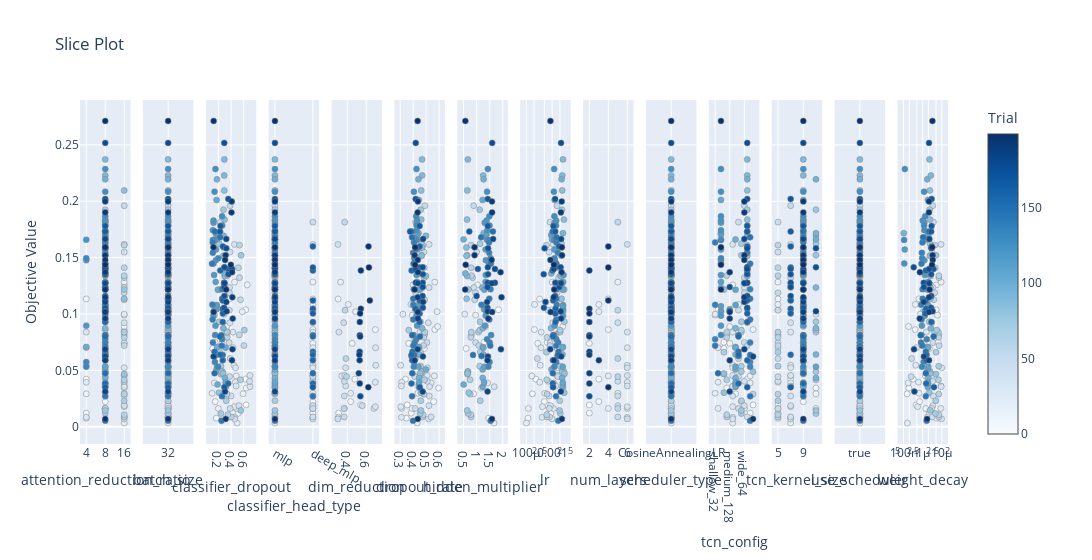

Notebook code cell kept with this figure:
### Code cell
optuna.visualization.plot_slice(study)

### Figure 1 — Plotly figure (JSON) as saved in the notebook; plotly's stock layout.template omitted (floating-point values rounded to 4 significant figures; data arrays with more than 128 entries replaced by an {"elided": "..."} marker saying what was removed)
{"data": [{"marker": {"color": {"elided": "200 int values"}, "colorbar": {"title": {"text": "Trial"}, "x": 1, "xpad": 40}, "colorscale": [[0, "rgb(247,251,255)"], [0.125, "rgb(222,235,247)"], [0.25, "rgb(198,219,239)"], [0.375, "rgb(158,202,225)"], [0.5, "rgb(107,174,214)"], [0.625, "rgb(66,146,198)"], [0.75, "rgb(33,113,181)"], [0.875, "rgb(8,81,156)"], [1, "rgb(8,48,107)"]], "line": {"color": "Grey", "width": 0.5}, "showscale": true}, "mode": "markers", "name": "Feasible Trial", "showlegend": false, "type": "scatter", "x": {"elided": "200 int values"}, "xaxis": "x", "y": {"elided": "200 float values"}, "yaxis": "y"}, {"marker": {"color": {"elided": "200 int values"}, "colorbar": {"title": {"text": "Trial"}, "x": 1, "xpad": 40}, "colorscale": [[0, "rgb(247,251,255)"], [0.125, "rgb(222,235,247)"], [0.25, "rgb(198,219,239)"], [0.375, "rgb(158,202,225)"], [0.5, "rgb(107,174,214)"], [0.625, "rgb(66,146,198)"], [0.75, "rgb(33,113,181)"], [0.875, "rgb(8,81,156)"], [1, "rgb(8,48,107)"]], "line": {"color": "Grey", "width": 0.5}, "showscale": false}, "mode": "markers", "name": "Feasible Trial", "showlegend": false, "type": "scatter", "x": {"elided": "200 int values"}, "xaxis": "x2", "y": {"elided": "200 float values"}, "yaxis": "y2"}, {"marker": {"color": {"elided": "200 int values"}, "colorbar": {"title": {"text": "Trial"}, "x": 1, "xpad": 40}, "colorscale": [[0, "rgb(247,251,255)"], [0.125, "rgb(222,235,247)"], [0.25, "rgb(198,219,239)"], [0.375, "rgb(158,202,225)"], [0.5, "rgb(107,174,214)"], [0.625, "rgb(66,146,198)"], [0.75, "rgb(33,113,181)"], [0.875, "rgb(8,81,156)"], [1, "rgb(8,48,107)"]], "line": {"color": "Grey", "width": 0.5}, "showscale": false}, "mode": "markers", "name": "Feasible Trial", "showlegend": false, "type": "scatter", "x": {"elided": "200 float values"}, "xaxis": "x3", "y": {"elided": "200 float values"}, "yaxis": "y3"}, {"marker": {"color": {"elided": "200 int values"}, "colorbar": {"title": {"text": "Trial"}, "x": 1, "xpad": 40}, "colorscale": [[0, "rgb(247,251,255)"], [0.125, "rgb(222,235,247)"], [0.25, "rgb(198,219,239)"], [0.375, "rgb(158,202,225)"], [0.5, "rgb(107,174,214)"], [0.625, "rgb(66,146,198)"], [0.75, "rgb(33,113,181)"], [0.875, "rgb(8,81,156)"], [1, "rgb(8,48,107)"]], "line": {"color": "Grey", "width": 0.5}, "showscale": false}, "mode": "markers", "name": "Feasible Trial", "showlegend": false, "type": "scatter", "x": {"elided": "200 str values"}, "xaxis": "x4", "y": {"elided": "200 float values"}, "yaxis": "y4"}, {"marker": {"color": [1, 2, 6, 7, 9, 10, 11, 16, 17, 18, 19, 20, 21, 25, 26, 27, 28, 29, 30, 31, 32, 33, 34, 36, 37, 38, 39, 40, 41, 42, 46, 47, 48, 49, 50, 145, 150, 151, 152, 153, 154, 155, 156, 157, 158, 159, 160, 161, 162, 163, 164], "colorbar": {"title": {"text": "Trial"}, "x": 1, "xpad": 40}, "colorscale": [[0, "rgb(247,251,255)"], [0.125, "rgb(222,235,247)"], [0.25, "rgb(198,219,239)"], [0.375, "rgb(158,202,225)"], [0.5, "rgb(107,174,214)"], [0.625, "rgb(66,146,198)"], [0.75, "rgb(33,113,181)"], [0.875, "rgb(8,81,156)"], [1, "rgb(8,48,107)"]], "line": {"color": "Grey", "width": 0.5}, "showscale": false}, "mode": "markers", "name": "Feasible Trial", "showlegend": false, "type": "scatter", "x": [0.5407, 0.4795, 0.4349, 0.3087, 0.3028, 0.6958, 0.4501, 0.329, 0.3705, 0.4106, 0.4852, 0.3416, 0.435, 0.6811, 0.6949, 0.6975, 0.6998, 0.6953, 0.3051, 0.3118, 0.3834, 0.383, 0.3726, 0.3017, 0.3, 0.3619, 0.3688, 0.558, 0.3691, 0.3677, 0.3727, 0.3664, 0.3765, 0.3856, 0.3924, 0.5373, 0.5306, 0.521, 0.5317, 0.5355, 0.5315, 0.5268, 0.5301, 0.5318, 0.5431, 0.5425, 0.5352, 0.6373, 0.6235, 0.6211, 0.6281], "xaxis": "x5", "y": [0.01931, 0.04221, 0.02226, 0.01207, 0.1134, 0.08619, 0.07388, 0.1283, 0.01618, 0.1085, 0.102, 0.04503, 0.02965, 0.01621, 0.03947, 0.07009, 0.05454, 0.01776, 0.008317, 0.08389, 0.03615, 0.05229, 0.04544, 0.1617, 0.006914, 0.09225, 0.02727, 0.01868, 0.04027, 0.008652, 0.1815, 0.01618, 0.1033, 0.06046, 0.04446, 0.02698, 0.06653, 0.04744, 0.08119, 0.07996, 0.03833, 0.06388, 0.05894, 0.09284, 0.1385, 0.1046, 0.1005, 0.112, 0.16, 0.03508, 0.1413], "yaxis": "y5"}, {"marker": {"color": {"elided": "200 int values"}, "colorbar": {"title": {"text": "Trial"}, "x": 1, "xpad": 40}, "colorscale": [[0, "rgb(247,251,255)"], [0.125, "rgb(222,235,247)"], [0.25, "rgb(198,219,239)"], [0.375, "rgb(158,202,225)"], [0.5, "rgb(107,174,214)"], [0.625, "rgb(66,146,198)"], [0.75, "rgb(33,113,181)"], [0.875, "rgb(8,81,156)"], [1, "rgb(8,48,107)"]], "line": {"color": "Grey", "width": 0.5}, "showscale": false}, "mode": "markers", "name": "Feasible Trial", "showlegend": false, "type": "scatter", "x": {"elided": "200 float values"}, "xaxis": "x6", "y": {"elided": "200 float values"}, "yaxis": "y6"}, {"marker": {"color": {"elided": "149 int values"}, "colorbar": {"title": {"text": "Trial"}, "x": 1, "xpad": 40}, "colorscale": [[0, "rgb(247,251,255)"], [0.125, "rgb(222,235,247)"], [0.25, "rgb(198,219,239)"], [0.375, "rgb(158,202,225)"], [0.5, "rgb(107,174,214)"], [0.625, "rgb(66,146,198)"], [0.75, "rgb(33,113,181)"], [0.875, "rgb(8,81,156)"], [1, "rgb(8,48,107)"]], "line": {"color": "Grey", "width": 0.5}, "showscale": false}, "mode": "markers", "name": "Feasible Trial", "showlegend": false, "type": "scatter", "x": {"elided": "149 float values"}, "xaxis": "x7", "y": {"elided": "149 float values"}, "yaxis": "y7"}, {"marker": {"color": {"elided": "200 int values"}, "colorbar": {"title": {"text": "Trial"}, "x": 1, "xpad": 40}, "colorscale": [[0, "rgb(247,251,255)"], [0.125, "rgb(222,235,247)"], [0.25, "rgb(198,219,239)"], [0.375, "rgb(158,202,225)"], [0.5, "rgb(107,174,214)"], [0.625, "rgb(66,146,198)"], [0.75, "rgb(33,113,181)"], [0.875, "rgb(8,81,156)"], [1, "rgb(8,48,107)"]], "line": {"color": "Grey", "width": 0.5}, "showscale": false}, "mode": "markers", "name": "Feasible Trial", "showlegend": false, "type": "scatter", "x": {"elided": "200 float values"}, "xaxis": "x8", "y": {"elided": "200 float values"}, "yaxis": "y8"}, {"marker": {"color": [1, 2, 6, 7, 9, 10, 11, 16, 17, 18, 19, 20, 21, 25, 26, 27, 28, 29, 30, 31, 32, 33, 34, 36, 37, 38, 39, 40, 41, 42, 46, 47, 48, 49, 50, 145, 150, 151, 152, 153, 154, 155, 156, 157, 158, 159, 160, 161, 162, 163, 164], "colorbar": {"title": {"text": "Trial"}, "x": 1, "xpad": 40}, "colorscale": [[0, "rgb(247,251,255)"], [0.125, "rgb(222,235,247)"], [0.25, "rgb(198,219,239)"], [0.375, "rgb(158,202,225)"], [0.5, "rgb(107,174,214)"], [0.625, "rgb(66,146,198)"], [0.75, "rgb(33,113,181)"], [0.875, "rgb(8,81,156)"], [1, "rgb(8,48,107)"]], "line": {"color": "Grey", "width": 0.5}, "showscale": false}, "mode": "markers", "name": "Feasible Trial", "showlegend": false, "type": "scatter", "x": [2, 3, 3, 2, 4, 4, 2, 5, 4, 3, 3, 4, 5, 6, 6, 6, 6, 6, 6, 6, 6, 6, 6, 6, 6, 5, 5, 5, 5, 5, 5, 5, 5, 5, 5, 2, 2, 2, 2, 2, 2, 2, 3, 2, 2, 2, 2, 4, 4, 4, 4], "xaxis": "x9", "y": [0.01931, 0.04221, 0.02226, 0.01207, 0.1134, 0.08619, 0.07388, 0.1283, 0.01618, 0.1085, 0.102, 0.04503, 0.02965, 0.01621, 0.03947, 0.07009, 0.05454, 0.01776, 0.008317, 0.08389, 0.03615, 0.05229, 0.04544, 0.1617, 0.006914, 0.09225, 0.02727, 0.01868, 0.04027, 0.008652, 0.1815, 0.01618, 0.1033, 0.06046, 0.04446, 0.02698, 0.06653, 0.04744, 0.08119, 0.07996, 0.03833, 0.06388, 0.05894, 0.09284, 0.1385, 0.1046, 0.1005, 0.112, 0.16, 0.03508, 0.1413], "yaxis": "y9"}, {"marker": {"color": {"elided": "200 int values"}, "colorbar": {"title": {"text": "Trial"}, "x": 1, "xpad": 40}, "colorscale": [[0, "rgb(247,251,255)"], [0.125, "rgb(222,235,247)"], [0.25, "rgb(198,219,239)"], [0.375, "rgb(158,202,225)"], [0.5, "rgb(107,174,214)"], [0.625, "rgb(66,146,198)"], [0.75, "rgb(33,113,181)"], [0.875, "rgb(8,81,156)"], [1, "rgb(8,48,107)"]], "line": {"color": "Grey", "width": 0.5}, "showscale": false}, "mode": "markers", "name": "Feasible Trial", "showlegend": false, "type": "scatter", "x": {"elided": "200 str values"}, "xaxis": "x10", "y": {"elided": "200 float values"}, "yaxis": "y10"}, {"marker": {"color": {"elided": "200 int values"}, "colorbar": {"title": {"text": "Trial"}, "x": 1, "xpad": 40}, "colorscale": [[0, "rgb(247,251,255)"], [0.125, "rgb(222,235,247)"], [0.25, "rgb(198,219,239)"], [0.375, "rgb(158,202,225)"], [0.5, "rgb(107,174,214)"], [0.625, "rgb(66,146,198)"], [0.75, "rgb(33,113,181)"], [0.875, "rgb(8,81,156)"], [1, "rgb(8,48,107)"]], "line": {"color": "Grey", "width": 0.5}, "showscale": false}, "mode": "markers", "name": "Feasible Trial", "showlegend": false, "type": "scatter", "x": {"elided": "200 str values"}, "xaxis": "x11", "y": {"elided": "200 float values"}, "yaxis": "y11"}, {"marker": {"color": {"elided": "200 int values"}, "colorbar": {"title": {"text": "Trial"}, "x": 1, "xpad": 40}, "colorscale": [[0, "rgb(247,251,255)"], [0.125, "rgb(222,235,247)"], [0.25, "rgb(198,219,239)"], [0.375, "rgb(158,202,225)"], [0.5, "rgb(107,174,214)"], [0.625, "rgb(66,146,198)"], [0.75, "rgb(33,113,181)"], [0.875, "rgb(8,81,156)"], [1, "rgb(8,48,107)"]], "line": {"color": "Grey", "width": 0.5}, "showscale": false}, "mode": "markers", "name": "Feasible Trial", "showlegend": false, "type": "scatter", "x": {"elided": "200 int values"}, "xaxis": "x12", "y": {"elided": "200 float values"}, "yaxis": "y12"}, {"marker": {"color": {"elided": "200 int values"}, "colorbar": {"title": {"text": "Trial"}, "x": 1, "xpad": 40}, "colorscale": [[0, "rgb(247,251,255)"], [0.125, "rgb(222,235,247)"], [0.25, "rgb(198,219,239)"], [0.375, "rgb(158,202,225)"], [0.5, "rgb(107,174,214)"], [0.625, "rgb(66,146,198)"], [0.75, "rgb(33,113,181)"], [0.875, "rgb(8,81,156)"], [1, "rgb(8,48,107)"]], "line": {"color": "Grey", "width": 0.5}, "showscale": false}, "mode": "markers", "name": "Feasible Trial", "showlegend": false, "type": "scatter", "x": {"elided": "200 bool values"}, "xaxis": "x13", "y": {"elided": "200 float values"}, "yaxis": "y13"}, {"marker": {"color": {"elided": "200 int values"}, "colorbar": {"title": {"text": "Trial"}, "x": 1, "xpad": 40}, "colorscale": [[0, "rgb(247,251,255)"], [0.125, "rgb(222,235,247)"], [0.25, "rgb(198,219,239)"], [0.375, "rgb(158,202,225)"], [0.5, "rgb(107,174,214)"], [0.625, "rgb(66,146,198)"], [0.75, "rgb(33,113,181)"], [0.875, "rgb(8,81,156)"], [1, "rgb(8,48,107)"]], "line": {"color": "Grey", "width": 0.5}, "showscale": false}, "mode": "markers", "name": "Feasible Trial", "showlegend": false, "type": "scatter", "x": {"elided": "200 float values"}, "xaxis": "x14", "y": {"elided": "200 float values"}, "yaxis": "y14"}], "layout": {"title": {"text": "Slice Plot"}, "width": 4200, "xaxis": {"anchor": "y", "categoryarray": [4, 8, 16], "categoryorder": "array", "domain": [0, 0.05816], "title": {"text": "attention_reduction_ratio"}, "type": "category"}, "xaxis10": {"anchor": "y10", "categoryarray": ["CosineAnnealingLR"], "categoryorder": "array", "domain": [0.652, 0.7102], "title": {"text": "scheduler_type"}, "type": "category"}, "xaxis11": {"anchor": "y11", "categoryarray": ["shallow_32", "shallow_64", "shallow_128", "medium_32", "medium_64", "medium_128", "deep_32", "deep_64", "deep_128", "deep_256", "wide_64", "wide_128", "pyramid_32", "pyramid_64"], "categoryorder": "array", "domain": [0.7245, 0.7827], "title": {"text": "tcn_config"}, "type": "category"}, "xaxis12": {"anchor": "y12", "categoryarray": [5, 7, 9, 11], "categoryorder": "array", "domain": [0.7969, 0.8551], "title": {"text": "tcn_kernel_size"}, "type": "category"}, "xaxis13": {"anchor": "y13", "categoryarray": [true], "categoryorder": "array", "domain": [0.8694, 0.9276], "title": {"text": "use_scheduler"}, "type": "category"}, "xaxis14": {"anchor": "y14", "domain": [0.9418, 1], "title": {"text": "weight_decay"}, "type": "log"}, "xaxis2": {"anchor": "y2", "categoryarray": [32], "categoryorder": "array", "domain": [0.07245, 0.1306], "title": {"text": "batch_size"}, "type": "category"}, "xaxis3": {"anchor": "y3", "domain": [0.1449, 0.2031], "title": {"text": "classifier_dropout"}}, "xaxis4": {"anchor": "y4", "categoryarray": ["mlp", "deep_mlp"], "categoryorder": "array", "domain": [0.2173, 0.2755], "title": {"text": "classifier_head_type"}, "type": "category"}, "xaxis5": {"anchor": "y5", "domain": [0.2898, 0.348], "title": {"text": "dim_reduction"}}, "xaxis6": {"anchor": "y6", "domain": [0.3622, 0.4204], "title": {"text": "dropout_rate"}}, "xaxis7": {"anchor": "y7", "domain": [0.4347, 0.4929], "title": {"text": "hidden_multiplier"}}, "xaxis8": {"anchor": "y8", "domain": [0.5071, 0.5653], "title": {"text": "lr"}, "type": "log"}, "xaxis9": {"anchor": "y9", "domain": [0.5796, 0.6378], "title": {"text": "num_layers"}}, "yaxis": {"anchor": "x", "domain": [0, 1], "title": {"text": "Objective Value"}}, "yaxis10": {"anchor": "x10", "domain": [0, 1], "matches": "y", "showticklabels": false}, "yaxis11": {"anchor": "x11", "domain": [0, 1], "matches": "y", "showticklabels": false}, "yaxis12": {"anchor": "x12", "domain": [0, 1], "matches": "y", "showticklabels": false}, "yaxis13": {"anchor": "x13", "domain": [0, 1], "matches": "y", "showticklabels": false}, "yaxis14": {"anchor": "x14", "domain": [0, 1], "matches": "y", "showticklabels": false}, "yaxis2": {"anchor": "x2", "domain": [0, 1], "matches": "y", "showticklabels": false}, "yaxis3": {"anchor": "x3", "domain": [0, 1], "matches": "y", "showticklabels": false}, "yaxis4": {"anchor": "x4", "domain": [0, 1], "matches": "y", "showticklabels": false}, "yaxis5": {"anchor": "x5", "domain": [0, 1], "matches": "y", "showticklabels": false}, "yaxis6": {"anchor": "x6", "domain": [0, 1], "matches": "y", "showticklabels": false}, "yaxis7": {"anchor": "x7", "domain": [0, 1], "matches": "y", "showticklabels": false}, "yaxis8": {"anchor": "x8", "domain": [0, 1], "matches": "y", "showticklabels": false}, "yaxis9": {"anchor": "x9", "domain": [0, 1], "matches": "y", "showticklabels": false}}}
